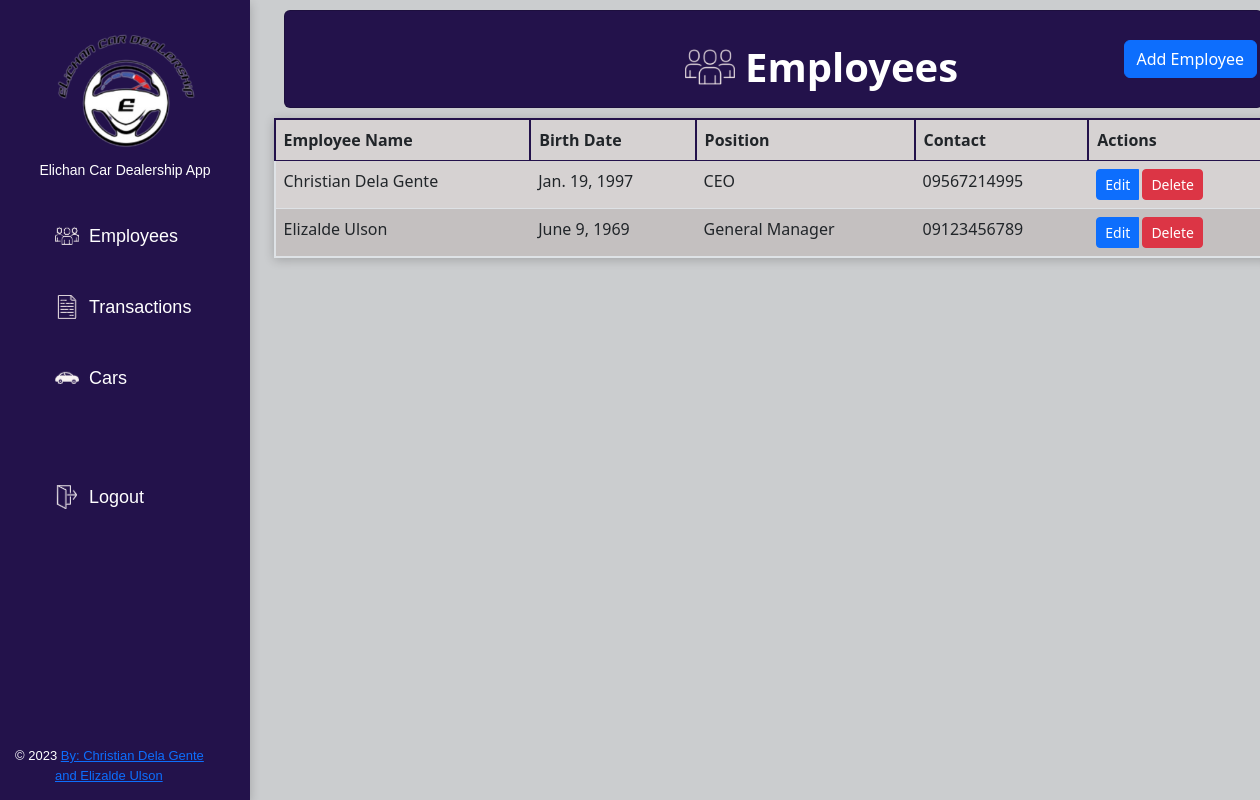
The app's page /employees/, older data.
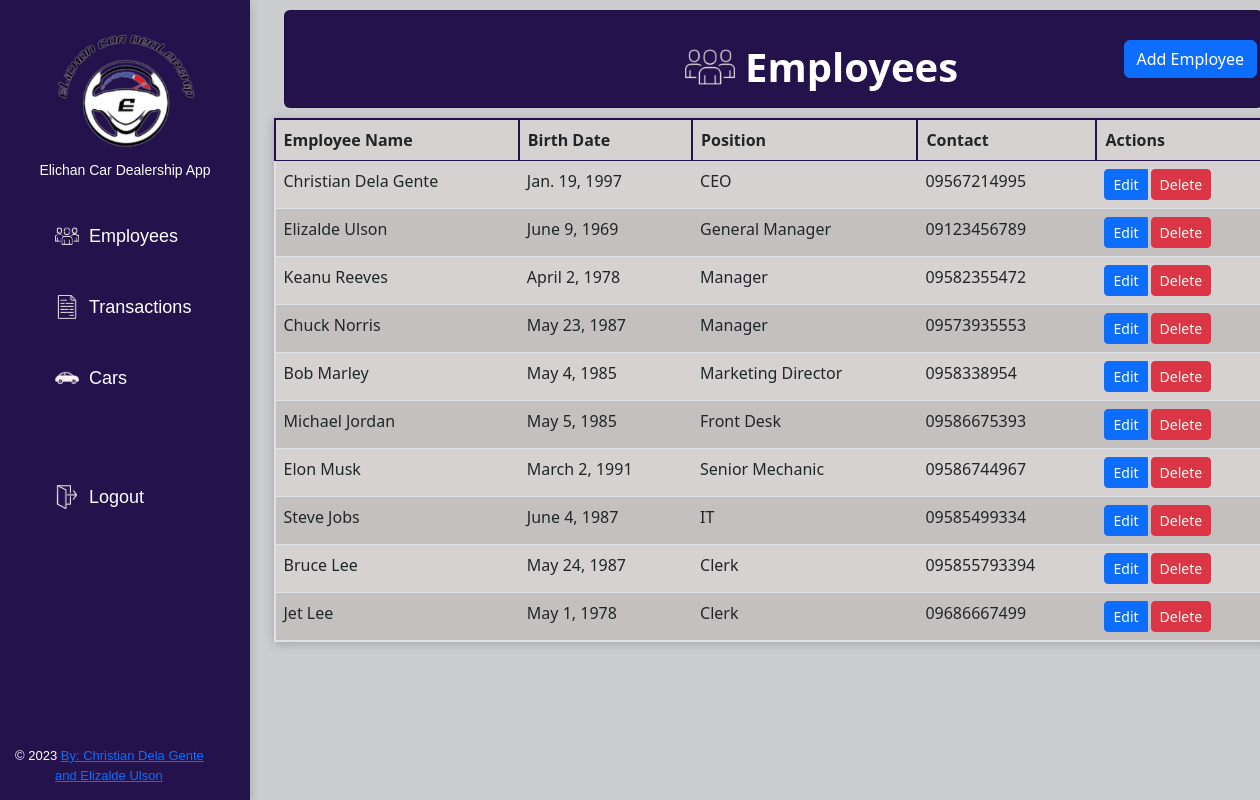
The same page, newer data.
### employees/models.py (models this page shows, shortened)
class Employee(models.Model):
    fname = models.CharField(max_length=100)
    lname = models.CharField(max_length=100)
    birthdate = models.DateField()
    position = models.CharField(max_length=100)
    contact = models.CharField(max_length=100)

### employees/views.py (the view)
# urls.py: path('employees/', views.employees, name='employees'),
def employees(request):
    employees = Employee.objects.all()
    return render(request, 'employees/employees.html', {'employees': employees})

### employees/templates/employees/employees.html (shortened to what this page needs)
<!DOCTYPE html>
<html>
<head>
{% extends 'employees/sidebar.html' %}
{% block content %}
{% load static %}
<link rel="stylesheet" type="text/css" href="{% static 'css/bootstrap.min.css' %}">
<link rel="stylesheet" type="text/css" href="{% static 'css/style.css' %}">
<link rel="stylesheet" type="text/css" href="{% static 'css/tables-buttons.css' %}">
</head>
<body>
<div class="container">
  <div class="card strpied-tabled-with-hover" style="margin: 10px">
    <div class="d-flex justify-content-between align-items-center">
      <div class="d-flex align-items-center">
        <img src="{% static 'img/team-logo.png' %}" height="50px" width="50px" style="margin-right: 10px; margin-left: 400px; margin-top: 15px;">
        <h1>Employees</h1>
      </div>
      <a href="{% url 'add_employee' %}" class="btn btn-primary" style="margin-right: 5px">Add Employee</a>
    </div>
  </div>
</div>
  <table class="table">
    <thead>
      <tr>
        <th>Employee Name</th>
        <th>Birth Date</th>
        <th>Position</th>
        <th>Contact</th>
        <th>Actions</th>
      </tr>
    </thead>
    <tbody>
      {% for employee in employees %}
      <tr>
        <td>{{ employee.fname }} {{ employee.lname }}</td>
        <td>{{ employee.birthdate }}</td>
        <td>{{ employee.position }}</td>
        <td>{{ employee.contact }}</td>
        <td>
          <div class="btn-group" role="group">
            <a href="{% url 'edit_employee' employee.id %}" class="btn btn-sm btn-primary">Edit</a>
            <form method="POST" action="{% url 'delete_employee' employee.id %}" class="d-inline">
              <button style="margin-left: 3px" type="submit" class="btn btn-sm btn-danger" onclick="return confirm('Are you sure you want to delete this employee?')">Delete</button>
            </form>
          </div>
        </td>
      </tr>
      {% endfor %}
    </tbody>
  </table>
{% endblock %}

### employees/templates/employees/sidebar.html (shortened to what this page needs)
<!DOCTYPE html>
<html>
<head>
  {% load static %}
  <link rel="stylesheet" type="text/css" href="{% static 'css/bootstrap.min.css' %}">
  <link rel="stylesheet" type="text/css" href="{% static 'css/style.css' %}">
</head>
<body>
  <div class="container-fluid">
    <div class="row">
      <div class="col-md-2">
        <div class="sidebar-wrapper">
          <div class="sidebar">
            <div class="logo">
              <a href="{% url 'homepage' %}" class="simple-text" style="color: white; font-family: 'Arial', sans-serif; text-decoration: none; font-size: 14px;">
                <img src="{% static 'img/logo.png' %}" class="logo-image" style="width: 80%; height: auto;">
                Elichan Car Dealership App
              </a>
            </div>
            <ul class="sidebar-menu">
              <li class="sidebar-item">
                <a href="{% url 'employees' %}" class="sidebar-link">
                  <img src="{% static 'img/team-5701.png' %}" class="sidebar-icon">
                  <p>Employees</p>
                </a>
              </li>
              <li class="sidebar-item">
                <a href="{% url 'transactions' %}" class="sidebar-link">
                  <img src="{% static 'img/file-1453.png' %}" class="sidebar-icon">
                  <p>Transactions</p>
                </a>
              </li>
              <li class="sidebar-item">
                <a href="{% url 'cars' %}" class="sidebar-link">
                  <img src="{% static 'img/car-2901.png' %}" class="sidebar-icon">
                  <p>Cars</p>
                </a>
              </li>
              <br>
              <br>
              <li class="sidebar-item">
                <a href="{% url 'login' %}" class="sidebar-link">
                  <img src="{% static 'img/exit-logout-2856.png' %}" class="sidebar-icon">
                  <p>Logout</p>
                </a>
              </li>
            </ul>
            <div>
              <p class="sidebar-footer">
                ©
                <a href="https://github.com/xchan344" style="font-size: small;" alt="github" target="_blank">By: Christian Dela Gente</a>
                <br>
                <a href="https://github.com/NgtzBogz" style="font-size: small; margin-left: 40px;" alt="github" target="_blank"> and Elizalde Ulson</a>
              </p>
            </div>
          </div>
        </div>
      </div>
      <div class="col-md-10 content-wrapper">
        {% block content %}
        {% endblock %}
</body>
</html>

### static/css/style.css (style rules this page uses)
a, p { font-family: Verdana, Geneva, Tahoma, sans-serif; font-size: large; }
.sidebar-wrapper { background-color: rgb(35, 18, 75); box-shadow: 0px 3px 10px rgba(0, 0, 0, 0.2); }
.logo { text-align: center; padding: 20px; }
.logo-image { display: block; margin: auto; width: 50%; height: auto; }
.sidebar-menu { padding-left: 0; }
.sidebar-item { list-style-type: none; padding: 10px; }
.sidebar-link { display: flex; align-items: center; color: white; text-decoration: none; }
.sidebar-icon { margin-left: 25px; }
.sidebar-link p { margin-left: 25px; }
.logo a { font-family: Impact, Haettenschweiler, 'Arial Narrow Bold', sans-serif; }
body { overflow-x: hidden; margin: 0; padding: 0; }
.sidebar-wrapper { background-color: rgb(35, 18, 75); height: 100vh; width: 250px; position: fixed; left: 0; top: 0; }
.sidebar { display: flex; flex-direction: column; justify-content: space-between; height: 100%; }
.sidebar-menu { list-style: none; padding: 0; margin: 0; flex-grow: 1; }
.sidebar-item { position: relative; }
.sidebar-link { display: flex; align-items: center; padding: 12px 20px; text-decoration: none; color: #fff; transition: background-color 0.3s ease; }
.sidebar-icon { width: 24px; height: 24px; margin-right: 10px; }
.sidebar p { margin: 0; }
.sidebar-footer { margin: 0; padding: 15px; color: #fff; font-size: small; }
.content-wrapper { margin-left: 250px; padding-right: 15px; }

### static/css/tables-buttons.css (style rules this page uses)
.content, body { background-color: #cbcdcf; }
table { border-collapse: collapse; width: 100%; max-width: 1000px; margin: 0 auto; border: solid; border-color: rgb(35, 18, 75); border-width: 2px; box-shadow: 0px 2px 10px rgba(0, 0, 0, 0.2); }
th, td { text-align: left; padding: 8px; }
th { background-color: #f2f2f2; font-weight: bold; border-bottom: solid; border-color: rgb(35, 18, 75); border-width: 2px; }
tr:nth-child(odd) { background-color: #d6d2d2; }
tr:nth-child(even) { background-color: #c4c0c0; }
h1 { font-weight: bold; text-align: center; margin-top: 32px; margin-bottom: 16px; color: white; }
.card.strpied-tabled-with-hover { background-color: rgb(35, 18, 75); }
button, .submit { display: inline-block; padding: 8px 16px; font-size: 14px; font-weight: bold; text-align: center; text-decoration: none; background-color: #007bff; color: #fff; border: none; border-radius: 4px; cursor: pointer; transition: 0.15s; }

Row changes from the older to the newer data that the page shows:
added Employee: fname "Keanu", lname "Reeves", birthdate "April 2, 1978", position "Manager", contact "09582355472"
added Employee: fname "Chuck", lname "Norris", birthdate "May 23, 1987", position "Manager", contact "09573935553"
added Employee: fname "Bob", lname "Marley", birthdate "May 4, 1985", position "Marketing Director", contact "0958338954"
added Employee: fname "Michael", lname "Jordan", birthdate "May 5, 1985", position "Front Desk", contact "09586675393"
added Employee: fname "Elon", lname "Musk", birthdate "March 2, 1991", position "Senior Mechanic", contact "09586744967"
added Employee: fname "Steve", lname "Jobs", birthdate "June 4, 1987", position "IT", contact "09585499334"
added Employee: fname "Bruce", lname "Lee", birthdate "May 24, 1987", position "Clerk", contact "095855793394"
added Employee: fname "Jet", lname "Lee", birthdate "May 1, 1978", position "Clerk", contact "09686667499"
